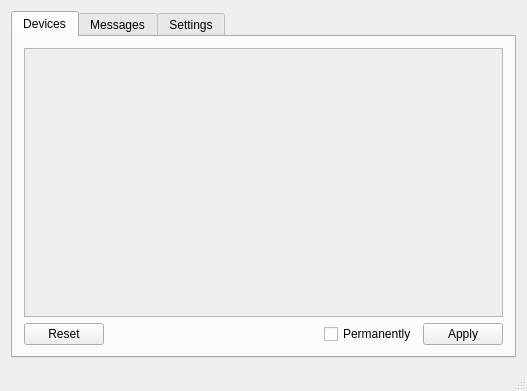
<?xml version="1.0" encoding="UTF-8"?>
<ui version="4.0">
 <class>MainWindow</class>
 <widget class="QMainWindow" name="MainWindow">
  <property name="geometry">
   <rect>
    <x>0</x>
    <y>0</y>
    <width>527</width>
    <height>391</height>
   </rect>
  </property>
  <property name="windowTitle">
   <string>MainWindow</string>
  </property>
  <widget class="QWidget" name="centralWidget">
   <layout class="QGridLayout" name="gridLayout">
    <item row="0" column="0">
     <widget class="QTabWidget" name="tabWidget">
      <property name="currentIndex">
       <number>0</number>
      </property>
      <widget class="QWidget" name="device_tab">
       <property name="enabled">
        <bool>true</bool>
       </property>
       <attribute name="title">
        <string>Devices</string>
       </attribute>
       <layout class="QGridLayout" name="gridLayout_2">
        <item row="1" column="0">
         <widget class="QPushButton" name="reset_button">
          <property name="text">
           <string>Reset</string>
          </property>
         </widget>
        </item>
        <item row="1" column="1">
         <spacer name="horizontalSpacer">
          <property name="orientation">
           <enum>Qt::Horizontal</enum>
          </property>
          <property name="sizeHint" stdset="0">
           <size>
            <width>40</width>
            <height>20</height>
           </size>
          </property>
         </spacer>
        </item>
        <item row="1" column="3">
         <widget class="QPushButton" name="apply_button">
          <property name="enabled">
           <bool>true</bool>
          </property>
          <property name="text">
           <string>Apply</string>
          </property>
          <property name="checkable">
           <bool>false</bool>
          </property>
         </widget>
        </item>
        <item row="0" column="0" colspan="4">
         <widget class="QTreeView" name="device_view">
          <property name="enabled">
           <bool>false</bool>
          </property>
          <property name="font">
           <font>
            <family>DejaVu Sans Mono</family>
           </font>
          </property>
          <property name="styleSheet">
           <string notr="true"/>
          </property>
          <property name="frameShape">
           <enum>QFrame::StyledPanel</enum>
          </property>
          <property name="frameShadow">
           <enum>QFrame::Plain</enum>
          </property>
          <property name="editTriggers">
           <set>QAbstractItemView::CurrentChanged|QAbstractItemView::EditKeyPressed|QAbstractItemView::SelectedClicked</set>
          </property>
          <property name="alternatingRowColors">
           <bool>true</bool>
          </property>
          <property name="selectionBehavior">
           <enum>QAbstractItemView::SelectRows</enum>
          </property>
          <property name="textElideMode">
           <enum>Qt::ElideMiddle</enum>
          </property>
          <property name="indentation">
           <number>20</number>
          </property>
          <property name="rootIsDecorated">
           <bool>true</bool>
          </property>
          <property name="uniformRowHeights">
           <bool>true</bool>
          </property>
          <property name="sortingEnabled">
           <bool>false</bool>
          </property>
          <attribute name="headerShowSortIndicator" stdset="0">
           <bool>false</bool>
          </attribute>
          <attribute name="headerStretchLastSection">
           <bool>true</bool>
          </attribute>
         </widget>
        </item>
        <item row="1" column="2">
         <widget class="QCheckBox" name="permanent_checkbox">
          <property name="text">
           <string>Permanently</string>
          </property>
         </widget>
        </item>
       </layout>
      </widget>
      <widget class="QWidget" name="message_tab">
       <attribute name="title">
        <string>Messages</string>
       </attribute>
       <layout class="QGridLayout" name="gridLayout_3">
        <item row="0" column="0">
         <widget class="QTextBrowser" name="messages_text">
          <property name="font">
           <font>
            <family>Monospace</family>
            <pointsize>8</pointsize>
           </font>
          </property>
         </widget>
        </item>
       </layout>
      </widget>
      <widget class="QWidget" name="settings_tab">
       <attribute name="title">
        <string>Settings</string>
       </attribute>
       <layout class="QGridLayout" name="gridLayout_4">
        <item row="0" column="0" colspan="2">
         <widget class="QToolBox" name="toolBox">
          <property name="currentIndex">
           <number>1</number>
          </property>
          <widget class="QWidget" name="page">
           <property name="geometry">
            <rect>
             <x>0</x>
             <y>0</y>
             <width>198</width>
             <height>126</height>
            </rect>
           </property>
           <attribute name="label">
            <string>Notifications</string>
           </attribute>
           <layout class="QGridLayout" name="gridLayout_6">
            <item row="1" column="0">
             <widget class="QCheckBox" name="notify_allowed">
              <property name="text">
               <string>Allowed</string>
              </property>
             </widget>
            </item>
            <item row="0" column="2">
             <widget class="QCheckBox" name="notify_removed">
              <property name="text">
               <string>Removed</string>
              </property>
             </widget>
            </item>
            <item row="2" column="0">
             <widget class="QCheckBox" name="notify_rejected">
              <property name="text">
               <string>Rejected</string>
              </property>
              <property name="checked">
               <bool>true</bool>
              </property>
             </widget>
            </item>
            <item row="0" column="0">
             <widget class="QCheckBox" name="notify_inserted">
              <property name="text">
               <string>Inserted</string>
              </property>
              <property name="checked">
               <bool>true</bool>
              </property>
             </widget>
            </item>
            <item row="4" column="0">
             <spacer name="verticalSpacer_2">
              <property name="orientation">
               <enum>Qt::Vertical</enum>
              </property>
              <property name="sizeHint" stdset="0">
               <size>
                <width>20</width>
                <height>40</height>
               </size>
              </property>
             </spacer>
            </item>
            <item row="1" column="2">
             <widget class="QCheckBox" name="notify_blocked">
              <property name="text">
               <string>Blocked</string>
              </property>
              <property name="checked">
               <bool>true</bool>
              </property>
             </widget>
            </item>
            <item row="3" column="0">
             <widget class="QCheckBox" name="notify_backend">
              <property name="text">
               <string>Backend status</string>
              </property>
             </widget>
            </item>
            <item row="2" column="2">
             <widget class="QCheckBox" name="notify_present">
              <property name="text">
               <string>Present</string>
              </property>
             </widget>
            </item>
           </layout>
          </widget>
          <widget class="QWidget" name="page_2">
           <property name="geometry">
            <rect>
             <x>0</x>
             <y>0</y>
             <width>487</width>
             <height>246</height>
            </rect>
           </property>
           <attribute name="label">
            <string>Device Dialog</string>
           </attribute>
           <layout class="QGridLayout" name="gridLayout_5">
            <item row="4" column="0" colspan="3">
             <widget class="QCheckBox" name="decision_permanent_checkbox">
              <property name="text">
               <string>Decision is permanent by default</string>
              </property>
             </widget>
            </item>
            <item row="5" column="0" colspan="3">
             <widget class="QCheckBox" name="show_reject_button_checkbox">
              <property name="toolTip">
               <string>&lt;html&gt;&lt;head/&gt;&lt;body&gt;&lt;p&gt;Reject causes the device to be logically removed from the operating system. The device might still get power from the from the bus, however, it has to be reinserted for it to get visible for the operating system again.&lt;/p&gt;&lt;/body&gt;&lt;/html&gt;</string>
              </property>
              <property name="text">
               <string>Show the Reject button</string>
              </property>
             </widget>
            </item>
            <item row="8" column="0">
             <spacer name="verticalSpacer">
              <property name="orientation">
               <enum>Qt::Vertical</enum>
              </property>
              <property name="sizeHint" stdset="0">
               <size>
                <width>20</width>
                <height>40</height>
               </size>
              </property>
             </spacer>
            </item>
            <item row="1" column="0">
             <widget class="QLabel" name="label_2">
              <property name="text">
               <string>Default decision timeout (seconds)</string>
              </property>
             </widget>
            </item>
            <item row="3" column="0">
             <widget class="QLabel" name="label_3">
              <property name="text">
               <string>Decision method</string>
              </property>
             </widget>
            </item>
            <item row="0" column="0">
             <widget class="QLabel" name="label">
              <property name="text">
               <string>Default decision</string>
              </property>
             </widget>
            </item>
            <item row="0" column="2">
             <widget class="QComboBox" name="default_decision_combobox">
              <item>
               <property name="text">
                <string>allow</string>
               </property>
              </item>
              <item>
               <property name="text">
                <string>block</string>
               </property>
              </item>
              <item>
               <property name="text">
                <string>reject</string>
               </property>
              </item>
             </widget>
            </item>
            <item row="1" column="2">
             <widget class="QSpinBox" name="decision_timeout">
              <property name="suffix">
               <string/>
              </property>
              <property name="maximum">
               <number>3600</number>
              </property>
              <property name="value">
               <number>23</number>
              </property>
             </widget>
            </item>
            <item row="3" column="2">
             <widget class="QComboBox" name="decision_method_combobox">
              <item>
               <property name="text">
                <string>Buttons</string>
               </property>
              </item>
             </widget>
            </item>
            <item row="6" column="0">
             <widget class="QCheckBox" name="randomize_position_checkbox">
              <property name="text">
               <string>Randomize position of the window</string>
              </property>
              <property name="checked">
               <bool>true</bool>
              </property>
             </widget>
            </item>
            <item row="7" column="0">
             <widget class="QCheckBox" name="mask_serial_checkbox">
              <property name="toolTip">
               <string>&lt;html&gt;&lt;head/&gt;&lt;body&gt;&lt;p&gt;Starting from the end, mask every 2nd character in the displayed serial number value with an asterisk symbol.&lt;/p&gt;&lt;/body&gt;&lt;/html&gt;</string>
              </property>
              <property name="text">
               <string>Mask the serial number value</string>
              </property>
              <property name="checked">
               <bool>true</bool>
              </property>
             </widget>
            </item>
           </layout>
          </widget>
          <widget class="QWidget" name="page_miscellaneous">
           <property name="geometry">
            <rect>
             <x>0</x>
             <y>0</y>
             <width>198</width>
             <height>126</height>
            </rect>
           </property>
           <attribute name="label">
            <string>Miscellaneous</string>
           </attribute>
           <layout class="QGridLayout" name="gridLayout_miscellaneous">
            <item row="0" column="0">
             <widget class="QCheckBox" name="show_icon">
              <property name="text">
               <string>Show Icon</string>
              </property>
              <property name="checked">
               <bool>true</bool>
              </property>
             </widget>
            </item>
            <item row="4" column="0">
             <spacer name="verticalSpacer_3">
              <property name="orientation">
               <enum>Qt::Vertical</enum>
              </property>
              <property name="sizeHint" stdset="0">
               <size>
                <width>20</width>
                <height>40</height>
               </size>
              </property>
             </spacer>
            </item>
           </layout>
          </widget>
         </widget>
        </item>
       </layout>
      </widget>
     </widget>
    </item>
   </layout>
  </widget>
  <widget class="QStatusBar" name="statusBar"/>
  <action name="actionQuit">
   <property name="text">
    <string>Quit</string>
   </property>
  </action>
 </widget>
 <layoutdefault spacing="6" margin="11"/>
 <resources/>
 <connections/>
</ui>
